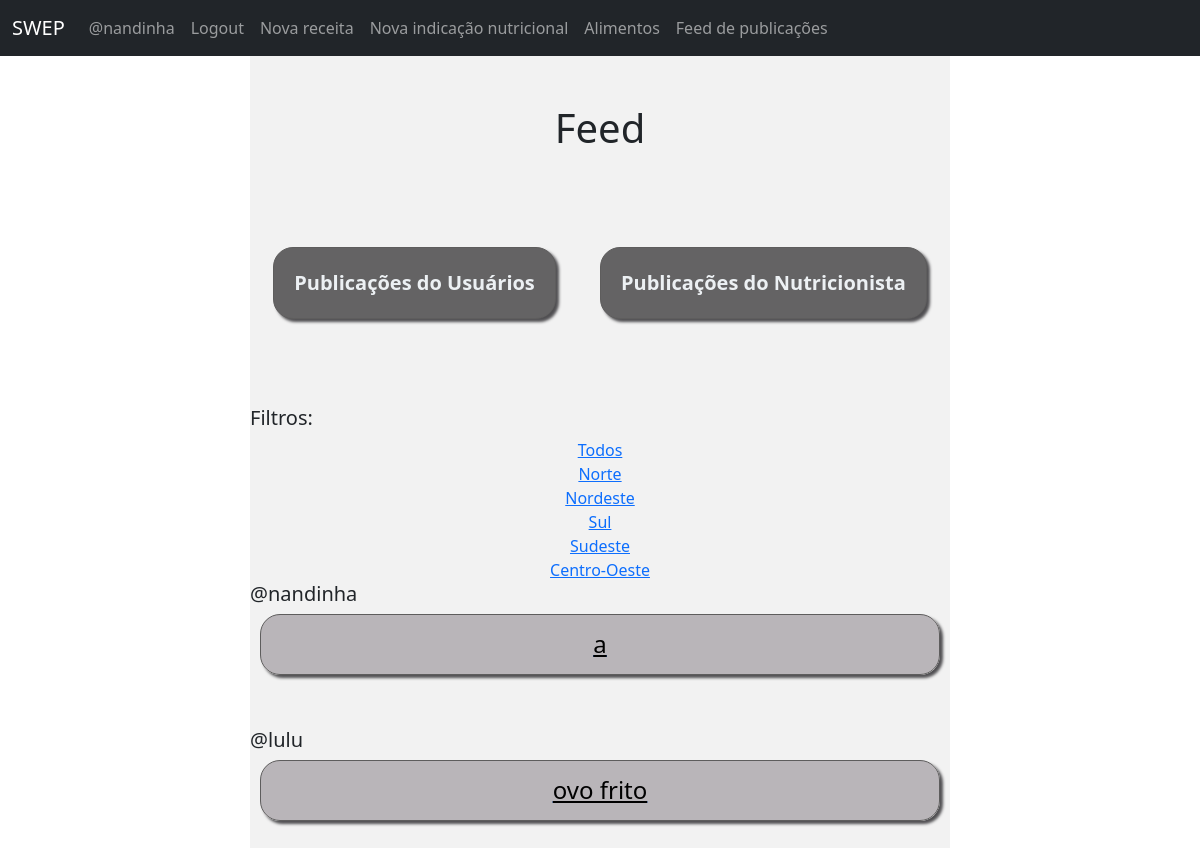
The page /feed/ (signed in) on the database its author committed.
### swepApp/models.py (models this page shows, shortened)
class UserSwep(AbstractUser):
    pass

class Recipe(models.Model):
    titulo = models.CharField(max_length=50)
    ingredientes = models.CharField(max_length=500)
    modoPreparo = models.TextField()
    author = models.ForeignKey(UserSwep, on_delete=models.CASCADE)
    Norte = 'Norte'
    Nordeste = 'Nordeste'
    CentroOeste = 'Centro-Oeste'
    Sul = 'Sul'
    Sudeste = 'Sudeste'
    regiaoEnum = [
        (Norte, 'Norte'),
        (Nordeste, 'Nordeste'),
        (CentroOeste, 'Centro-Oeste'),
        (Sul, 'Sul'),
        (Sudeste, 'Sudeste'),
    ]
    regiao = models.CharField(
        max_length=15,
        choices= regiaoEnum,
        null=True)

### swepApp/views.py (the view)
# urls.py: path('feed/', FeedView, name='feed'),
def FeedView(request):
    if request.GET.get('q') != None:
        q = request.GET.get('q')
    else:
        q = ''
    regioes = ['Norte', 'Nordeste', 'Sul', 'Sudeste', 'Centro-Oeste']
    posts = Recipe.objects.filter(regiao__contains=q)
    return render(request, 'feed.html',  {'posts': posts, 'regioes': regioes})

### swepApp/templates/feed.html (shortened to what this page needs)
<!doctype html>
<html lang="pt-br">
  <head>
    <link href="https://cdn.jsdelivr.net/npm/bootstrap@5.2.1/dist/css/bootstrap.min.css"
          rel="stylesheet"
>
          {% include 'navbar.html' %}
  </head>
  <body>
    {% block 'content' %}
    <div class='feed'>
    <h1>Feed</h1></br></br></br>
    <a href='#'><button class="bd">Publicações do Usuários</button></a>
    <a href='#' class="bd"><button>Publicações do Nutricionista</button></a></br></br></br></br>
    <div class = 'feedreceitas'>
      <h3>Filtros:</h3>
      <a href="{% url 'feed'%}">Todos <br></a>
      {% for regiao in regioes %}
      <a href="{% url 'feed'%}?q={{regiao}}">{{regiao}} <br></a>
      {% endfor %}
      {% for recipe in posts %}
        <h3>@{{recipe.author}}</h3>
        <a href="{% url 'Receita' recipe.id %}"><h4>{{recipe.titulo}} </h4></a></br></br>
      {% endfor %}
    {% endblock %}
    </div>
  </body>
</html>

### swepApp/templates/navbar.html (shortened to what this page needs)
<nav class="navbar navbar-expand-lg navbar-dark bg-dark">
  <div class="container-fluid">
    <a class="navbar-brand ml-3" href="/">SWEP</a>
    <div class="collapse navbar-collapse" id="navbarSupportedContent">
      <ul class="navbar-nav mr-auto">
        {% if request.user.is_authenticated %}
        <li class="nav-item">
          <a class="nav-link" href="#">@{{ user.get_username }}</a>
          <li class="nav-item">
            <a class="nav-link" href="/logout/">Logout</a>
          </li>
          <li class="nav-item">
            <a class="nav-link" href="/newRecipe/">Nova receita</a>
          </li>
          <li class="nav-item">
            <a class="nav-link" href="/indicacoesNutricionais/">Nova indicação nutricional</a>
        {% endif %}
      </li>
      <li class="nav-item">
        <a class="nav-link" href="/alimentos/">Alimentos</a>
      </li>
    </li>
    <li class="nav-item">
      <a class="nav-link" href="/feed/">Feed de publicações</a>
    </li>
      </div>
    </div>
  </nav>

### swepApp/templates/feed.html (style rules this page uses)
.feed { clear: both; background: rgba(204, 204, 204, 0.253); width: 700px; text-align: center; margin-left: auto; margin-right: auto; margin: auto; }
body { text-align: center; }
button { display: inline-block; text-align: center; padding: 20px; margin: 15px 20px; font-size: 20px; font-weight: 600; color:rgb(236, 240, 243); border-radius: 20px; border: 1px solid rgb(94, 93, 93); box-shadow: 3px 3px 3px rgb(80, 79, 82); background-color: rgb(100, 99, 100); }
h3 { display: flex; justify-content: start; font-size: 20px; }
h4 { margin: 5px 10px; padding-top: 15px; padding-bottom: 15px; border-radius: 20px; border: 1px solid rgb(94, 93, 93); box-shadow: 3px 3px 3px rgb(80, 79, 82); background-color: rgba(179, 174, 179, 0.897); text-decoration: none; color: black; text-decoration: underline; }

### rows shown on the page
UserSwep: get_username "nandinha"
Recipe: author "nandinha", titulo "a"
Recipe: author "lulu", titulo "ovo frito"

### other values the page prints
{{ regiao }} "Norte" "Nordeste" "Sul" "Sudeste" "Centro-Oeste"
